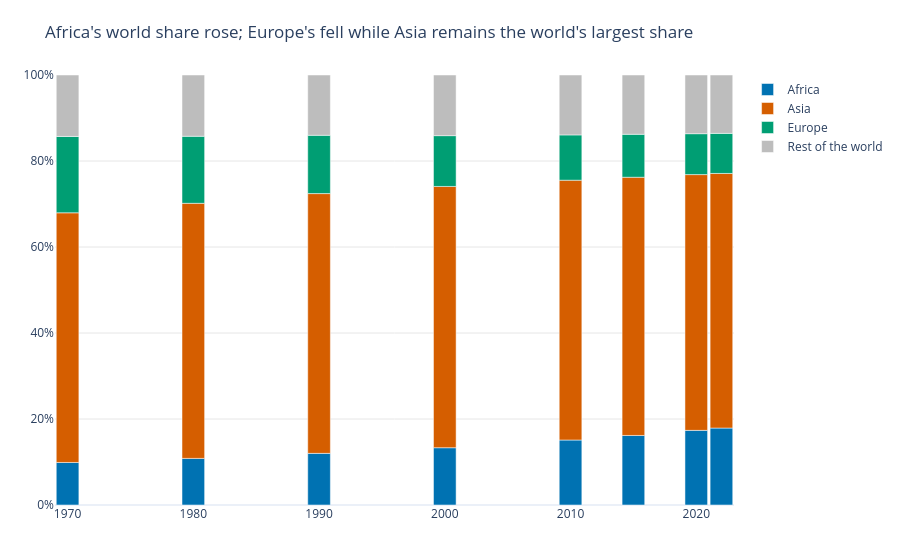

The notebook cell saved with this chart:
### Markdown cell above
**Chart choice & justification:** *Which chart did you choose, and why? Justify design choices.

I chose a 100% stacked bar chart because it normalizes every year to 100% and makes changes in the continents' relative shares easy to compare. Separate bars retain the chronological order, while the stacking directly emphasizes the changing population composition.

### Code cell
# Q7
share = (df_long.groupby(['Continent', 'Year'], as_index=False)['Population'].sum())
world = share.groupby('Year')['Population'].transform('sum')
share['Share (%)'] = share['Population'] / world * 100
share['Group'] = share['Continent'].where(share['Continent'].isin(['Africa', 'Asia', 'Europe']),
                                          'Rest of the world')
share = share.groupby(['Year', 'Group'], as_index=False)['Share (%)'].sum()

palette = {'Africa': '#0072B2', 'Asia': '#D55E00', 'Europe': '#009E73',
           'Rest of the world': '#BDBDBD'}
fig = px.bar(share, x='Year', y='Share (%)', color='Group', barmode='relative',
             color_discrete_map=palette, template='plotly_white')
fig.update_layout(title="Africa's world share rose; Europe's fell while Asia remains the world's largest share",
                  xaxis_title=None, yaxis_title=None, legend_title=None,
                  margin=dict(l=55, r=25, t=75, b=55),
                  yaxis=dict(range=[0, 100], ticksuffix='%', gridcolor='#E6E6E6'))
fig.update_traces(width=1.8)
fig.show()

### Figure 1 — Plotly figure (JSON) as saved in the notebook; plotly's stock layout.template omitted (floating-point values rounded to 4 significant figures)
{"data": [{"hovertemplate": "Group=Africa<br>Year=%{x}<br>Share (%)=%{y}<extra></extra>", "legendgroup": "Africa", "marker": {"color": "#0072B2", "pattern": {"shape": ""}}, "name": "Africa", "orientation": "v", "showlegend": true, "textposition": "auto", "type": "bar", "width": 1.8, "x": [1970, 1980, 1990, 2000, 2010, 2015, 2020, 2022], "xaxis": "x", "y": [9.893, 10.84, 12.01, 13.32, 15.11, 16.18, 17.36, 17.89], "yaxis": "y"}, {"hovertemplate": "Group=Asia<br>Year=%{x}<br>Share (%)=%{y}<extra></extra>", "legendgroup": "Asia", "marker": {"color": "#D55E00", "pattern": {"shape": ""}}, "name": "Asia", "orientation": "v", "showlegend": true, "textposition": "auto", "type": "bar", "width": 1.8, "x": [1970, 1980, 1990, 2000, 2010, 2015, 2020, 2022], "xaxis": "x", "y": [58.06, 59.32, 60.41, 60.76, 60.43, 60.05, 59.48, 59.21], "yaxis": "y"}, {"hovertemplate": "Group=Europe<br>Year=%{x}<br>Share (%)=%{y}<extra></extra>", "legendgroup": "Europe", "marker": {"color": "#009E73", "pattern": {"shape": ""}}, "name": "Europe", "orientation": "v", "showlegend": true, "textposition": "auto", "type": "bar", "width": 1.8, "x": [1970, 1980, 1990, 2000, 2010, 2015, 2020, 2022], "xaxis": "x", "y": [17.76, 15.59, 13.55, 11.81, 10.53, 9.987, 9.514, 9.32], "yaxis": "y"}, {"hovertemplate": "Group=Rest of the world<br>Year=%{x}<br>Share (%)=%{y}<extra></extra>", "legendgroup": "Rest of the world", "marker": {"color": "#BDBDBD", "pattern": {"shape": ""}}, "name": "Rest of the world", "orientation": "v", "showlegend": true, "textposition": "auto", "type": "bar", "width": 1.8, "x": [1970, 1980, 1990, 2000, 2010, 2015, 2020, 2022], "xaxis": "x", "y": [14.29, 14.25, 14.02, 14.1, 13.93, 13.79, 13.65, 13.57], "yaxis": "y"}], "layout": {"barmode": "relative", "legend": {"title": {}, "tracegroupgap": 0}, "margin": {"b": 55, "l": 55, "r": 25, "t": 75}, "title": {"text": "Africa's world share rose; Europe's fell while Asia remains the world's largest share"}, "xaxis": {"anchor": "y", "domain": [0, 1], "title": {}}, "yaxis": {"anchor": "x", "domain": [0, 1], "gridcolor": "#E6E6E6", "range": [0, 100], "ticksuffix": "%", "title": {}}}}
